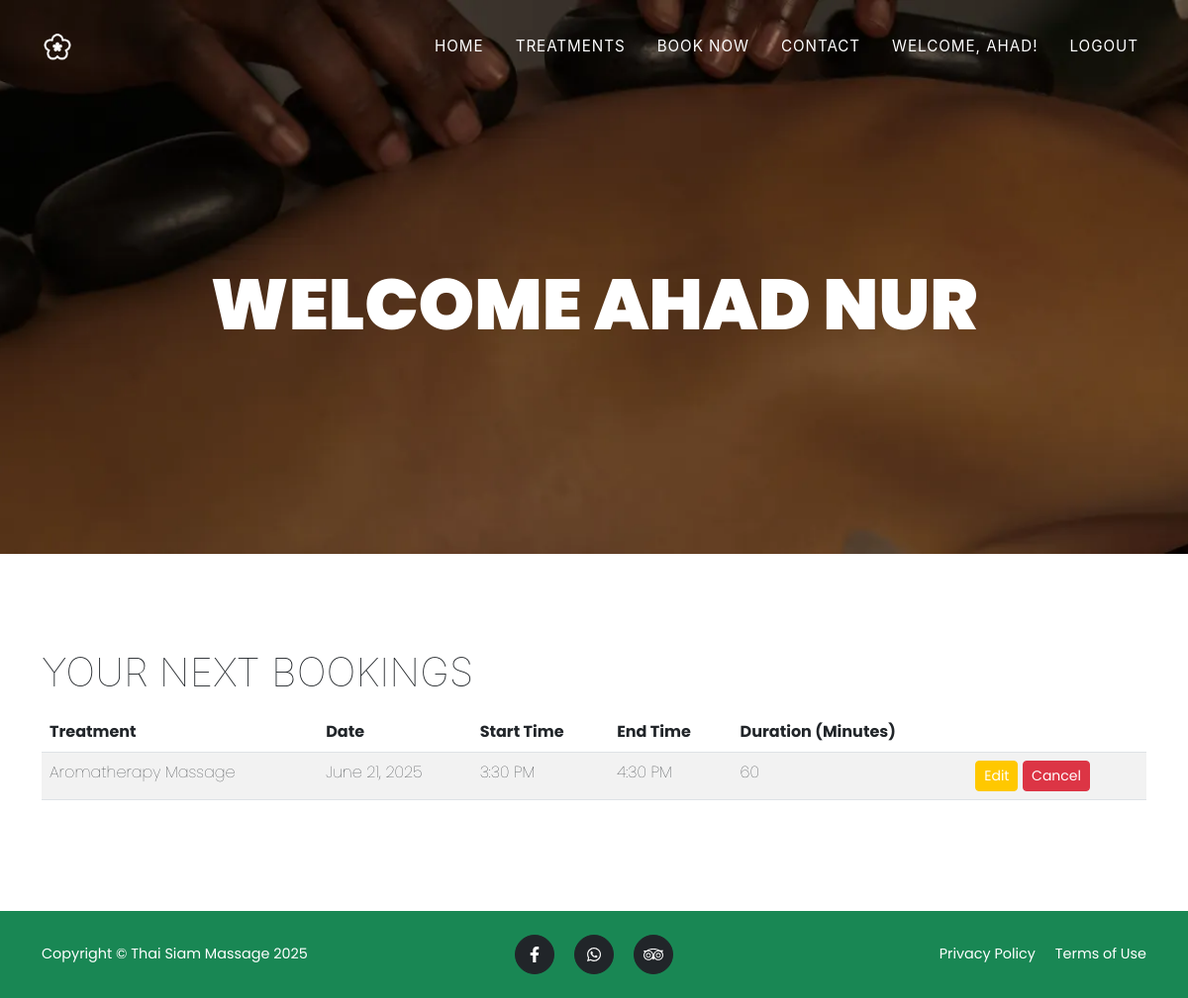
The app's page /dashboard/ (signed in) with its own data.
### booking/models.py (models this page shows, shortened)
class Booking(models.Model):
    user = models.ForeignKey(User, on_delete=models.CASCADE)
    treatment = models.ForeignKey(Treatments, on_delete=models.CASCADE)
    date = models.DateField()
    start_time = models.TimeField()
    end_time = models.TimeField()
    duration = models.IntegerField()
    created_at = models.DateTimeField(auto_now_add=True)

class Treatments(models.Model):
    title = models.CharField(max_length=255)
    description = models.TextField()
    half_hour = models.DecimalField(
        max_digits=6,
        decimal_places=2,
        default=55.00
    )
    one_hour = models.DecimalField(
        max_digits=6,
        decimal_places=2,
        default=80.00
    )
    two_hour = models.DecimalField(
        max_digits=6,
        decimal_places=2,
        default=110.00
    )

### booking/views.py (the view)
# urls.py: path('dashboard/', views.dashboard_view, name='dashboard'),
@login_required
def dashboard_view(request):
    if not request.user.is_authenticated:
        return redirect('login')
    now = timezone.now().date()
    future_bookings = Booking.objects.filter(
        user=request.user,
        date__gte=now
    ).order_by('date', 'start_time')
    context = {
        'future_bookings': future_bookings,
    }
    return render(request, 'dashboard.html', context)

### booking/templates/dashboard.html (shortened to what this page needs)
{% extends 'base.html' %}
{% load static %}
{% block content %}
<header class="masthead masthead-banner">
    <div class="container">
        <div class="masthead-heading text-uppercase">Welcome {{ request.user.first_name }} {{ request.user.last_name }}
        </div>
    </div>
</header>
<section class="page-section" id="dashboard">
    <div class="container">
        <h2 class="section-heading text-uppercase">Your Next Bookings</h2>
        {% if future_bookings %}
        <div class="table-responsive">
            <table class="table table-striped">
                <thead>
                    <tr>
                        <th>Treatment</th>
                        <th>Date</th>
                        <th>Start Time</th>
                        <th>End Time</th>
                        <th>Duration (Minutes)</th>
                        <th></th>
                    </tr>
                </thead>
                <tbody>
                    {% for booking in future_bookings %}
                    <tr>
                        <td>{{ booking.treatment.title }}</td>
                        <td>{{ booking.date|date:"F j, Y" }}</td>
                        <td>{{ booking.start_time|time:"g:i A" }}</td>
                        <td>{{ booking.end_time|time:"g:i A" }}</td>
                        <td>{{ booking.duration }}</td>
                        <td>
                            <a href="{% url 'edit_booking' booking.id %}" class="btn btn-warning btn-sm">Edit</a>
                            <a href="{% url 'cancel_booking' booking.id %}" onclick="confirmCancel({{ booking.id }})"
                                class="btn btn-danger btn-sm">Cancel</a>
                        </td>
                    </tr>
                    {% endfor %}
                </tbody>
            </table>
        </div>
        {% else %}
        <p class="lead">You have no future bookings.</p>
        {% endif %}
    </div>
</section>
{% endblock %}

### templates/base.html (shortened to what this page needs)
{% load static %}
<!DOCTYPE html>
<html lang="en">
<head>
    <link rel="stylesheet" href="https://cdn.jsdelivr.net/npm/timepicker@1.3.5/dist/timepicker.min.css">
    <link href="{% static 'booking/css/styles.css' %}" rel="stylesheet" />
    <link href="{% static 'booking/css/custom_style.css' %}" rel="stylesheet" />
</head>
<body id="page-top">
    <nav class="navbar navbar-expand-lg navbar-dark fixed-top" id="mainNav">
        <div class="container">
            <a class="navbar-brand" href="{% url 'home' %}">
                <img class="logo" src="{% static 'booking/assets/img/navbar-logo.png' %}" alt="Nav Logo">
            </a>
            <div class="collapse navbar-collapse" id="navbarResponsive">
                <ul class="navbar-nav text-uppercase ms-auto py-4 py-lg-0">
                    <li class="nav-item"><a class="nav-link" href="{% url 'home' %}">Home</a></li>
                    <li class="nav-item"><a class="nav-link" href="{% url 'treatments' %}">Treatments</a></li>
                    <li class="nav-item"><a class="nav-link" href="{% url 'book_now' %}">Book Now</a></li>
                    <li class="nav-item"><a class="nav-link" href="{% url 'contact' %}">Contact</a></li>
                    {% if user.is_authenticated %}
                    <li class="nav-item">
                        <a class="nav-link" href="{% url 'dashboard' %}">Welcome, {{ user.first_name }}!</a>
                    </li>
                    <li class="nav-item"><a class="nav-link" href="{% url 'logout' %}">Logout</a></li>
                    {% endif %}
                </ul>
            </div>
        </div>
    </nav>
    {% block content %}
    {% endblock %}
    <footer class="footer py-4">
        <div class="container">
            <div class="row align-items-center">
                <div class="col-lg-4 text-lg-start">Copyright &copy; Thai Siam Massage 2025</div>
                <div class="col-lg-4 my-3 my-lg-0">
                    <a class="btn btn-dark btn-social mx-2" target="_blank" href="https://www.facebook.com/kanthaisiammassage?locale=en_GB" aria-label="Facebook"><i
                            class="fab fa-facebook-f"></i></a>
                    <a class="btn btn-dark btn-social mx-2" href="https://api.whatsapp.com/send?phone=%2B35799256453&app=facebook&entry_point=page_cta&fbclid=IwY2xjawIemF1leHRuA2FlbQIxMAABHSnJw7-y5_4mTfEMH0syJSFO54g7FqD45KRpViBQBm2U6H0OVrFt0e-YOA_aem_6gjcRXWI7FnUBPNZJmaCfA" aria-label="Whatsapp" target="_blank"><i
                            class="fab fa-whatsapp"></i></a>
                    <a class="btn btn-dark btn-social mx-2" href="https://www.tripadvisor.co.uk/Attraction_Review-g3359582-d11773213-Reviews-Kan_Thai_Siam_Massage-Germasogeia_Limassol.html" target="_blank" aria-label="LinkedIn">
                    </a>
                </div>
                <div class="col-lg-4 text-lg-end">
                    <a class="text-white text-decoration-none me-3" href="{% url 'privacy_policy' %}">Privacy Policy</a>
                    <a class="text-white text-decoration-none" href="{% url 'terms_of_use' %}">Terms of Use</a>
                </div>
            </div>
        </div>
    </footer>
</body>
</html>

### booking/static/booking/css/custom_style.css (style rules this page uses)
.logo { width: 100%; }
.masthead-banner { background-image: url("../assets/img/banner.webp") !important; background-repeat: no-repeat; background-attachment: scroll; background-position: center center; background-size: cover; }
#dashboard { font-family: "Poppins"; font-weight: lighter; }

### records on screen
Booking: treatment "Aromatherapy Massage", date "June 21, 2025", start_time "3:30 PM", end_time "4:30 PM", duration "60"

### other values on screen
{{ user.first_name }} "AHAD"
{{ request.user.first_name }} "AHAD"
{{ request.user.last_name }} "NUR"
